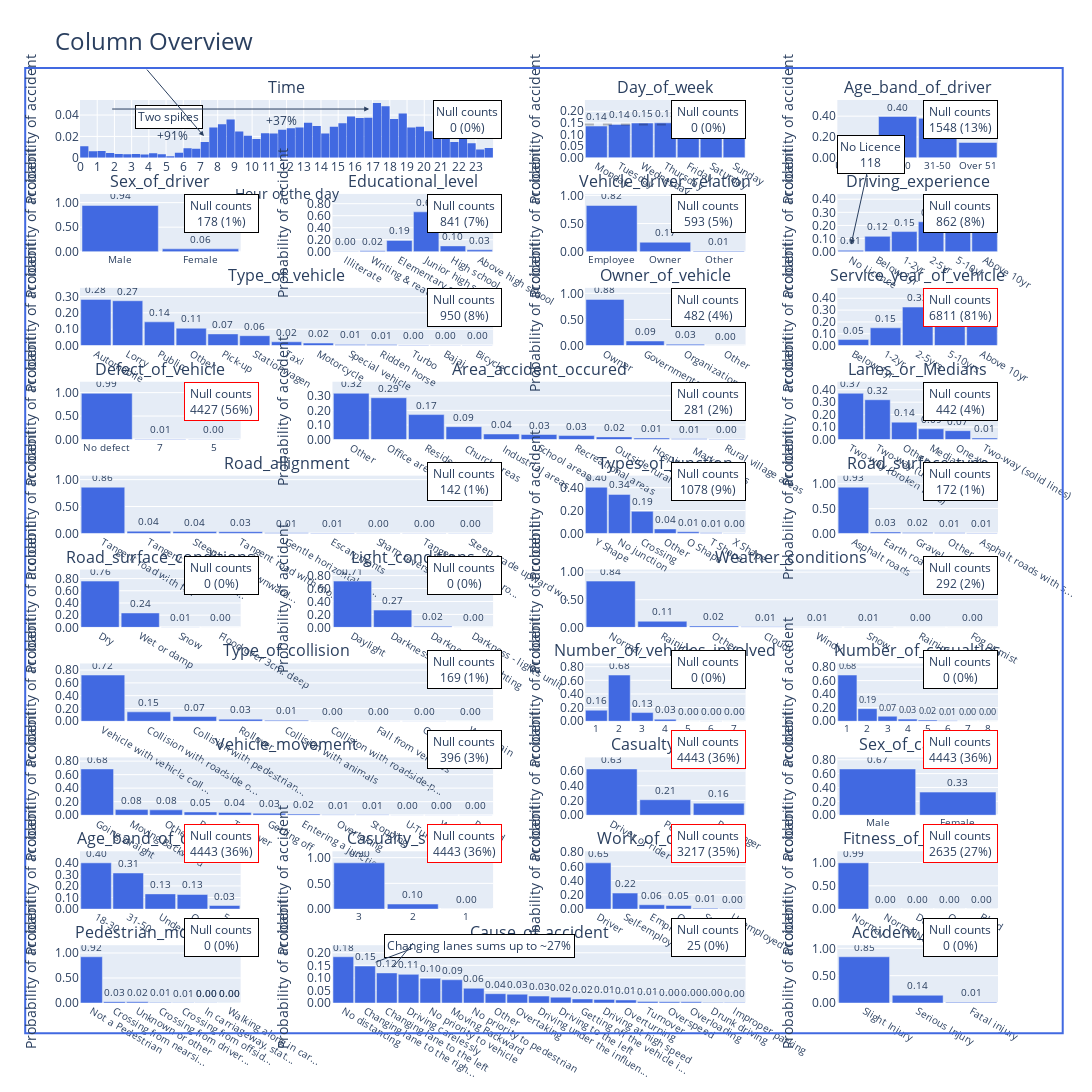

The notebook cell saved with this chart:
### Markdown cell above
# Univariate Analysis

### Code cell
fig = setup_summary_chart(accidents)
fig.show()

### Figure 1 — Plotly figure (JSON) as saved in the notebook; plotly's stock layout.template omitted (floating-point values rounded to 4 significant figures; data arrays with more than 128 entries replaced by an {"elided": "..."} marker saying what was removed)
{"data": [{"histnorm": "probability", "marker": {"color": "royalblue"}, "type": "histogram", "x": {"elided": "12316 float values"}, "xaxis": "x", "yaxis": "y"}, {"marker": {"color": "royalblue"}, "textfont": {"size": 10}, "textposition": "outside", "texttemplate": "%{y}", "type": "bar", "x": ["Friday", "Thursday", "Wednesday", "Tuesday", "Monday", "Saturday", "Sunday"], "xaxis": "x2", "y": [0.1657, 0.1503, 0.1494, 0.1437, 0.1365, 0.1353, 0.1191], "yaxis": "y2"}, {"marker": {"color": "royalblue"}, "textfont": {"size": 10}, "textposition": "outside", "texttemplate": "%{y}", "type": "bar", "x": ["18-30", "31-50", "Over 51", "Under 18"], "xaxis": "x3", "y": [0.3966, 0.3796, 0.1472, 0.07662], "yaxis": "y3"}, {"marker": {"color": "royalblue"}, "textfont": {"size": 10}, "textposition": "outside", "texttemplate": "%{y}", "type": "bar", "x": ["Male", "Female"], "xaxis": "x4", "y": [0.9422, 0.05775], "yaxis": "y4"}, {"marker": {"color": "royalblue"}, "textfont": {"size": 10}, "textposition": "outside", "texttemplate": "%{y}", "type": "bar", "x": ["Junior high school", "Elementary school", "High school", "Above high school", "Writing & reading", "Illiterate"], "xaxis": "x5", "y": [0.664, 0.1885, 0.09673, 0.03155, 0.01534, 0.003922], "yaxis": "y5"}, {"marker": {"color": "royalblue"}, "textfont": {"size": 10}, "textposition": "outside", "texttemplate": "%{y}", "type": "bar", "x": ["Employee", "Owner", "Other"], "xaxis": "x6", "y": [0.8212, 0.1683, 0.01049], "yaxis": "y6"}, {"marker": {"color": "royalblue"}, "textfont": {"size": 10}, "textposition": "outside", "texttemplate": "%{y}", "type": "bar", "x": ["5-10yr", "2-5yr", "Above 10yr", "1-2yr", "Below 1yr", "No Licence"], "xaxis": "x7", "y": [0.2936, 0.2281, 0.1975, 0.1533, 0.1172, 0.0103], "yaxis": "y7"}, {"marker": {"color": "royalblue"}, "textfont": {"size": 10}, "textposition": "outside", "texttemplate": "%{y}", "type": "bar", "x": ["Automobile", "Lorry", "Public", "Other", "Pick-up", "Stationwagen", "Taxi", "Motorcycle", "Special vehicle", "Ridden horse", "Turbo", "Bajaj", "Bicycle"], "xaxis": "x8", "y": [0.282, 0.2736, 0.1449, 0.1063, 0.07135, 0.06044, 0.02332, 0.01557, 0.00739, 0.006687, 0.004047, 0.002551, 0.001848], "yaxis": "y8"}, {"marker": {"color": "royalblue"}, "textfont": {"size": 10}, "textposition": "outside", "texttemplate": "%{y}", "type": "bar", "x": ["Owner", "Governmental", "Organization", "Other"], "xaxis": "x9", "y": [0.8838, 0.08797, 0.02636, 0.001859], "yaxis": "y9"}, {"marker": {"color": "royalblue"}, "textfont": {"size": 10}, "textposition": "outside", "texttemplate": "%{y}", "type": "bar", "x": ["2-5yrs", "Above 10yr", "5-10yrs", "1-2yr", "Below 1yr"], "xaxis": "x10", "y": [0.3255, 0.2405, 0.2325, 0.1502, 0.05123], "yaxis": "y10"}, {"marker": {"color": "royalblue"}, "textfont": {"size": 10}, "textposition": "outside", "texttemplate": "%{y}", "type": "bar", "x": ["No defect", "7", "5"], "xaxis": "x11", "y": [0.9858, 0.009634, 0.004563], "yaxis": "y11"}, {"marker": {"color": "royalblue"}, "textfont": {"size": 10}, "textposition": "outside", "texttemplate": "%{y}", "type": "bar", "x": ["Other", "Office areas", "Residential areas", " Church areas", " Industrial areas", "School areas", "Recreational areas", " Outside rural areas", " Hospital areas", "  Market areas", "Rural village areas"], "xaxis": "x12", "y": [0.3173, 0.2867, 0.1712, 0.08808, 0.03789, 0.03448, 0.02725, 0.01811, 0.01005, 0.005235, 0.003656], "yaxis": "y12"}, {"marker": {"color": "royalblue"}, "textfont": {"size": 10}, "textposition": "outside", "texttemplate": "%{y}", "type": "bar", "x": ["Two-way (broken lines)", "Two-way (undivided)", "Other", "Median strip", "One-way", "Two-way (solid lines)"], "xaxis": "x13", "y": [0.3715, 0.3197, 0.1398, 0.0859, 0.07116, 0.01196], "yaxis": "y13"}, {"marker": {"color": "royalblue"}, "textfont": {"size": 10}, "textposition": "outside", "texttemplate": "%{y}", "type": "bar", "x": ["Tangent road with fl...", "Tangent road with mi...", "Steep grade downward...", "Tangent road with mo...", "Gentle horizontal cu...", "Escarpments", "Sharp reverse curve", "Tangent road with ro...", "Steep grade upward w..."], "xaxis": "x14", "y": [0.8591, 0.04115, 0.03524, 0.03253, 0.01339, 0.009282, 0.004682, 0.003039, 0.001561], "yaxis": "y14"}, {"marker": {"color": "royalblue"}, "textfont": {"size": 10}, "textposition": "outside", "texttemplate": "%{y}", "type": "bar", "x": ["Y Shape", "No junction", "Crossing", "Other", "O Shape", "T Shape", "X Shape"], "xaxis": "x15", "y": [0.4043, 0.3414, 0.1937, 0.0396, 0.01459, 0.005339, 0.001068], "yaxis": "y15"}, {"marker": {"color": "royalblue"}, "textfont": {"size": 10}, "textposition": "outside", "texttemplate": "%{y}", "type": "bar", "x": ["Asphalt roads", "Earth roads", "Gravel roads", "Other", "Asphalt roads with s..."], "xaxis": "x16", "y": [0.9302, 0.02948, 0.01993, 0.01375, 0.00667], "yaxis": "y16"}, {"marker": {"color": "royalblue"}, "textfont": {"size": 10}, "textposition": "outside", "texttemplate": "%{y}", "type": "bar", "x": ["Dry", "Wet or damp", "Snow", "Flood over 3cm. deep"], "xaxis": "x17", "y": [0.7584, 0.2358, 0.005684, 0.0001624], "yaxis": "y17"}, {"marker": {"color": "royalblue"}, "textfont": {"size": 10}, "textposition": "outside", "texttemplate": "%{y}", "type": "bar", "x": ["Daylight", "Darkness - lights lit", "Darkness - no lighting", "Darkness - lights unlit"], "xaxis": "x18", "y": [0.7144, 0.2668, 0.01559, 0.003248], "yaxis": "y18"}, {"marker": {"color": "royalblue"}, "textfont": {"size": 10}, "textposition": "outside", "texttemplate": "%{y}", "type": "bar", "x": ["Normal", "Raining", "Other", "Cloudy", "Windy", "Snow", "Raining and Windy", "Fog or mist"], "xaxis": "x19", "y": [0.8369, 0.1107, 0.02462, 0.0104, 0.00815, 0.005073, 0.003327, 0.0008317], "yaxis": "y19"}, {"marker": {"color": "royalblue"}, "textfont": {"size": 10}, "textposition": "outside", "texttemplate": "%{y}", "type": "bar", "x": ["Vehicle with vehicle coll...", "Collision with roadside o...", "Collision with pedestrian...", "Rollover", "Collision with animals", "Collision with roadside-p...", "Fall from vehicles", "Other", "With Train"], "xaxis": "x20", "y": [0.7223, 0.147, 0.07376, 0.03268, 0.01408, 0.004446, 0.002799, 0.00214, 0.0007409], "yaxis": "y20"}, {"marker": {"color": "royalblue"}, "textfont": {"size": 10}, "textposition": "outside", "texttemplate": "%{y}", "type": "bar", "x": [2, 1, 3, 4, 6, 7, 5], "xaxis": "x21", "y": [0.6772, 0.1621, 0.1273, 0.02947, 0.00341, 0.0005684, 0], "yaxis": "y21"}, {"marker": {"color": "royalblue"}, "textfont": {"size": 10}, "textposition": "outside", "texttemplate": "%{y}", "type": "bar", "x": [1, 2, 3, 4, 5, 6, 7, 8], "xaxis": "x22", "y": [0.6818, 0.1859, 0.07381, 0.03199, 0.01681, 0.007226, 0.001786, 0.0006496], "yaxis": "y22"}, {"marker": {"color": "royalblue"}, "textfont": {"size": 10}, "textposition": "outside", "texttemplate": "%{y}", "type": "bar", "x": ["Going straight", "Moving Backward", "Other", "Reversing", "Turnover", "Getting off", "Entering a junction", "Overtaking", "Stopping", "U-Turn", "Waiting to go", "Parked"], "xaxis": "x23", "y": [0.6844, 0.08263, 0.07861, 0.04723, 0.04102, 0.02844, 0.01619, 0.008054, 0.005117, 0.004195, 0.003272, 0.0008389], "yaxis": "y23"}, {"marker": {"color": "royalblue"}, "textfont": {"size": 10}, "textposition": "outside", "texttemplate": "%{y}", "type": "bar", "x": ["Driver or rider", "Pedestrian", "Passenger"], "xaxis": "x24", "y": [0.628, 0.2095, 0.1626], "yaxis": "y24"}, {"marker": {"color": "royalblue"}, "textfont": {"size": 10}, "textposition": "outside", "texttemplate": "%{y}", "type": "bar", "x": ["Male", "Female"], "xaxis": "x25", "y": [0.6672, 0.3328], "yaxis": "y25"}, {"marker": {"color": "royalblue"}, "textfont": {"size": 10}, "textposition": "outside", "texttemplate": "%{y}", "type": "bar", "x": ["18-30", "31-50", "Under 18", "Over 51", "5"], "xaxis": "x26", "y": [0.3995, 0.3118, 0.1315, 0.1263, 0.03099], "yaxis": "y26"}, {"marker": {"color": "royalblue"}, "textfont": {"size": 10}, "textposition": "outside", "texttemplate": "%{y}", "type": "bar", "x": ["3", "2", "1"], "xaxis": "x27", "y": [0.8988, 0.09793, 0.003302], "yaxis": "y27"}, {"marker": {"color": "royalblue"}, "textfont": {"size": 10}, "textposition": "outside", "texttemplate": "%{y}", "type": "bar", "x": ["Driver", "Self-employed", "Employee", "Other", "Student", "Unemployed"], "xaxis": "x28", "y": [0.6488, 0.2246, 0.06078, 0.05088, 0.01132, 0.003627], "yaxis": "y28"}, {"marker": {"color": "royalblue"}, "textfont": {"size": 10}, "textposition": "outside", "texttemplate": "%{y}", "type": "bar", "x": ["Normal", "NormalNormal", "Deaf", "Other", "Blind"], "xaxis": "x29", "y": [0.9925, 0.001963, 0.001859, 0.001859, 0.001859], "yaxis": "y29"}, {"marker": {"color": "royalblue"}, "textfont": {"size": 10}, "textposition": "outside", "texttemplate": "%{y}", "type": "bar", "x": ["Not a Pedestrian", "Crossing from nearsi...", "Unknown or other", "Crossing from driver...", "Crossing from offsid...", "In carriageway, stat...", "Walking along in car...", "In carriageway, stat...", "Walking along in car..."], "xaxis": "x30", "y": [0.9248, 0.02736, 0.02379, 0.01137, 0.005846, 0.003735, 0.001462, 0.001056, 0.0005684], "yaxis": "y30"}, {"marker": {"color": "royalblue"}, "textfont": {"size": 10}, "textposition": "outside", "texttemplate": "%{y}", "type": "bar", "x": ["No distancing", "Changing lane to the righ...", "Changing lane to the left", "Driving carelessly", "No priority to vehicle", "Moving Backward", "No priority to pedestrian", "Other", "Overtaking", "Driving under the influen...", "Driving to the left", "Getting off the vehicle i...", "Driving at high speed", "Overturning", "Turnover", "Overspeed", "Overloading", "Drunk driving", "Improper parking"], "xaxis": "x31", "y": [0.1841, 0.1471, 0.1198, 0.1141, 0.0982, 0.09251, 0.05866, 0.0371, 0.03498, 0.02766, 0.02311, 0.01603, 0.01416, 0.01212, 0.006346, 0.004963, 0.0048, 0.002197, 0.002034], "yaxis": "y31"}, {"marker": {"color": "royalblue"}, "textfont": {"size": 10}, "textposition": "outside", "texttemplate": "%{y}", "type": "bar", "x": ["Slight Injury", "Serious Injury", "Fatal injury"], "xaxis": "x32", "y": [0.8456, 0.1415, 0.01283], "yaxis": "y32"}], "layout": {"annotations": [{"font": {"size": 16}, "showarrow": false, "text": "Time", "x": 0.225, "xanchor": "center", "xref": "paper", "y": 1, "yanchor": "bottom", "yref": "paper"}, {"font": {"size": 16}, "showarrow": false, "text": "Day_of_week", "x": 0.6375, "xanchor": "center", "xref": "paper", "y": 1, "yanchor": "bottom", "yref": "paper"}, {"font": {"size": 16}, "showarrow": false, "text": "Age_band_of_driver", "x": 0.9125, "xanchor": "center", "xref": "paper", "y": 1, "yanchor": "bottom", "yref": "paper"}, {"font": {"size": 16}, "showarrow": false, "text": "Sex_of_driver", "x": 0.0875, "xanchor": "center", "xref": "paper", "y": 0.896, "yanchor": "bottom", "yref": "paper"}, {"font": {"size": 16}, "showarrow": false, "text": "Educational_level", "x": 0.3625, "xanchor": "center", "xref": "paper", "y": 0.896, "yanchor": "bottom", "yref": "paper"}, {"font": {"size": 16}, "showarrow": false, "text": "Vehicle_driver_relation", "x": 0.6375, "xanchor": "center", "xref": "paper", "y": 0.896, "yanchor": "bottom", "yref": "paper"}, {"font": {"size": 16}, "showarrow": false, "text": "Driving_experience", "x": 0.9125, "xanchor": "center", "xref": "paper", "y": 0.896, "yanchor": "bottom", "yref": "paper"}, {"font": {"size": 16}, "showarrow": false, "text": "Type_of_vehicle", "x": 0.225, "xanchor": "center", "xref": "paper", "y": 0.792, "yanchor": "bottom", "yref": "paper"}, {"font": {"size": 16}, "showarrow": false, "text": "Owner_of_vehicle", "x": 0.6375, "xanchor": "center", "xref": "paper", "y": 0.792, "yanchor": "bottom", "yref": "paper"}, {"font": {"size": 16}, "showarrow": false, "text": "Service_year_of_vehicle", "x": 0.9125, "xanchor": "center", "xref": "paper", "y": 0.792, "yanchor": "bottom", "yref": "paper"}, {"font": {"size": 16}, "showarrow": false, "text": "Defect_of_vehicle", "x": 0.0875, "xanchor": "center", "xref": "paper", "y": 0.688, "yanchor": "bottom", "yref": "paper"}, {"font": {"size": 16}, "showarrow": false, "text": "Area_accident_occured", "x": 0.5, "xanchor": "center", "xref": "paper", "y": 0.688, "yanchor": "bottom", "yref": "paper"}, {"font": {"size": 16}, "showarrow": false, "text": "Lanes_or_Medians", "x": 0.9125, "xanchor": "center", "xref": "paper", "y": 0.688, "yanchor": "bottom", "yref": "paper"}, {"font": {"size": 16}, "showarrow": false, "text": "Road_allignment", "x": 0.225, "xanchor": "center", "xref": "paper", "y": 0.584, "yanchor": "bottom", "yref": "paper"}, {"font": {"size": 16}, "showarrow": false, "text": "Types_of_Junction", "x": 0.6375, "xanchor": "center", "xref": "paper", "y": 0.584, "yanchor": "bottom", "yref": "paper"}, {"font": {"size": 16}, "showarrow": false, "text": "Road_surface_type", "x": 0.9125, "xanchor": "center", "xref": "paper", "y": 0.584, "yanchor": "bottom", "yref": "paper"}, {"font": {"size": 16}, "showarrow": false, "text": "Road_surface_conditions", "x": 0.0875, "xanchor": "center", "xref": "paper", "y": 0.48, "yanchor": "bottom", "yref": "paper"}, {"font": {"size": 16}, "showarrow": false, "text": "Light_conditions", "x": 0.3625, "xanchor": "center", "xref": "paper", "y": 0.48, "yanchor": "bottom", "yref": "paper"}, {"font": {"size": 16}, "showarrow": false, "text": "Weather_conditions", "x": 0.775, "xanchor": "center", "xref": "paper", "y": 0.48, "yanchor": "bottom", "yref": "paper"}, {"font": {"size": 16}, "showarrow": false, "text": "Type_of_collision", "x": 0.225, "xanchor": "center", "xref": "paper", "y": 0.376, "yanchor": "bottom", "yref": "paper"}, {"font": {"size": 16}, "showarrow": false, "text": "Number_of_vehicles_involved", "x": 0.6375, "xanchor": "center", "xref": "paper", "y": 0.376, "yanchor": "bottom", "yref": "paper"}, {"font": {"size": 16}, "showarrow": false, "text": "Number_of_casualties", "x": 0.9125, "xanchor": "center", "xref": "paper", "y": 0.376, "yanchor": "bottom", "yref": "paper"}, {"font": {"size": 16}, "showarrow": false, "text": "Vehicle_movement", "x": 0.225, "xanchor": "center", "xref": "paper", "y": 0.272, "yanchor": "bottom", "yref": "paper"}, {"font": {"size": 16}, "showarrow": false, "text": "Casualty_class", "x": 0.6375, "xanchor": "center", "xref": "paper", "y": 0.272, "yanchor": "bottom", "yref": "paper"}, {"font": {"size": 16}, "showarrow": false, "text": "Sex_of_casualty", "x": 0.9125, "xanchor": "center", "xref": "paper", "y": 0.272, "yanchor": "bottom", "yref": "paper"}, {"font": {"size": 16}, "showarrow": false, "text": "Age_band_of_casualty", "x": 0.0875, "xanchor": "center", "xref": "paper", "y": 0.168, "yanchor": "bottom", "yref": "paper"}, {"font": {"size": 16}, "showarrow": false, "text": "Casualty_severity", "x": 0.3625, "xanchor": "center", "xref": "paper", "y": 0.168, "yanchor": "bottom", "yref": "paper"}, {"font": {"size": 16}, "showarrow": false, "text": "Work_of_casuality", "x": 0.6375, "xanchor": "center", "xref": "paper", "y": 0.168, "yanchor": "bottom", "yref": "paper"}, {"font": {"size": 16}, "showarrow": false, "text": "Fitness_of_casuality", "x": 0.9125, "xanchor": "center", "xref": "paper", "y": 0.168, "yanchor": "bottom", "yref": "paper"}, {"font": {"size": 16}, "showarrow": false, "text": "Pedestrian_movement", "x": 0.0875, "xanchor": "center", "xref": "paper", "y": 0.064, "yanchor": "bottom", "yref": "paper"}, {"font": {"size": 16}, "showarrow": false, "text": "Cause_of_accident", "x": 0.5, "xanchor": "center", "xref": "paper", "y": 0.064, "yanchor": "bottom", "yref": "paper"}, {"font": {"size": 16}, "showarrow": false, "text": "Accident_severity", "x": 0.9125, "xanchor": "center", "xref": "paper", "y": 0.064, "yanchor": "bottom", "yref": "paper"}, {"bgcolor": "white", "bordercolor": "black", "borderpad": 2.4, "showarrow": false, "text": "Null counts<br>0 (0%)", "x": 0.4217, "xref": "paper", "y": 1, "yref": "paper"}, {"bgcolor": "white", "bordercolor": "black", "borderpad": 2.4, "showarrow": false, "text": " Null counts <br>0 (0%)", "x": 0.725, "xref": "paper", "y": 1, "yref": "paper"}, {"bgcolor": "white", "bordercolor": "black", "borderpad": 2.4, "showarrow": false, "text": " Null counts <br>1548 (13%)", "x": 1, "xref": "paper", "y": 1, "yref": "paper"}, {"bgcolor": "white", "bordercolor": "black", "borderpad": 2.4, "showarrow": false, "text": " Null counts <br>178 (1%)", "x": 0.113, "xref": "paper", "y": 0.896, "yref": "paper"}, {"bgcolor": "white", "bordercolor": "black", "borderpad": 2.4, "showarrow": false, "text": " Null counts <br>841 (7%)", "x": 0.419, "xref": "paper", "y": 0.896, "yref": "paper"}, {"bgcolor": "white", "bordercolor": "black", "borderpad": 2.4, "showarrow": false, "text": " Null counts <br>593 (5%)", "x": 0.725, "xref": "paper", "y": 0.896, "yref": "paper"}, {"bgcolor": "white", "bordercolor": "black", "borderpad": 2.4, "showarrow": false, "text": " Null counts <br>862 (8%)", "x": 1, "xref": "paper", "y": 0.896, "yref": "paper"}, {"bgcolor": "white", "bordercolor": "black", "borderpad": 2.4, "showarrow": false, "text": " Null counts <br>950 (8%)", "x": 0.419, "xref": "paper", "y": 0.792, "yref": "paper"}, {"bgcolor": "white", "bordercolor": "black", "borderpad": 2.4, "showarrow": false, "text": " Null counts <br>482 (4%)", "x": 0.725, "xref": "paper", "y": 0.792, "yref": "paper"}, {"bgcolor": "white", "bordercolor": "red", "borderpad": 2.4, "showarrow": false, "text": " Null counts <br>6811 (81%)", "x": 1, "xref": "paper", "y": 0.792, "yref": "paper"}, {"bgcolor": "white", "bordercolor": "red", "borderpad": 2.4, "showarrow": false, "text": " Null counts <br>4427 (56%)", "x": 0.113, "xref": "paper", "y": 0.688, "yref": "paper"}, {"bgcolor": "white", "bordercolor": "black", "borderpad": 2.4, "showarrow": false, "text": " Null counts <br>281 (2%)", "x": 0.725, "xref": "paper", "y": 0.688, "yref": "paper"}, {"bgcolor": "white", "bordercolor": "black", "borderpad": 2.4, "showarrow": false, "text": " Null counts <br>442 (4%)", "x": 1, "xref": "paper", "y": 0.688, "yref": "paper"}, {"bgcolor": "white", "bordercolor": "black", "borderpad": 2.4, "showarrow": false, "text": " Null counts <br>142 (1%)", "x": 0.419, "xref": "paper", "y": 0.577, "yref": "paper"}, {"bgcolor": "white", "bordercolor": "black", "borderpad": 2.4, "showarrow": false, "text": " Null counts <br>1078 (9%)", "x": 0.725, "xref": "paper", "y": 0.577, "yref": "paper"}, {"bgcolor": "white", "bordercolor": "black", "borderpad": 2.4, "showarrow": false, "text": " Null counts <br>172 (1%)", "x": 1, "xref": "paper", "y": 0.577, "yref": "paper"}, {"bgcolor": "white", "bordercolor": "black", "borderpad": 2.4, "showarrow": false, "text": " Null counts <br>0 (0%)", "x": 0.113, "xref": "paper", "y": 0.4735, "yref": "paper"}, {"bgcolor": "white", "bordercolor": "black", "borderpad": 2.4, "showarrow": false, "text": " Null counts <br>0 (0%)", "x": 0.419, "xref": "paper", "y": 0.4735, "yref": "paper"}, {"bgcolor": "white", "bordercolor": "black", "borderpad": 2.4, "showarrow": false, "text": " Null counts <br>292 (2%)", "x": 1, "xref": "paper", "y": 0.4735, "yref": "paper"}, {"bgcolor": "white", "bordercolor": "black", "borderpad": 2.4, "showarrow": false, "text": " Null counts <br>169 (1%)", "x": 0.419, "xref": "paper", "y": 0.3695, "yref": "paper"}, {"bgcolor": "white", "bordercolor": "black", "borderpad": 2.4, "showarrow": false, "text": " Null counts <br>0 (0%)", "x": 0.725, "xref": "paper", "y": 0.3695, "yref": "paper"}, {"bgcolor": "white", "bordercolor": "black", "borderpad": 2.4, "showarrow": false, "text": " Null counts <br>0 (0%)", "x": 1, "xref": "paper", "y": 0.3695, "yref": "paper"}, {"bgcolor": "white", "bordercolor": "black", "borderpad": 2.4, "showarrow": false, "text": " Null counts <br>396 (3%)", "x": 0.419, "xref": "paper", "y": 0.2586, "yref": "paper"}, {"bgcolor": "white", "bordercolor": "red", "borderpad": 2.4, "showarrow": false, "text": " Null counts <br>4443 (36%)", "x": 0.725, "xref": "paper", "y": 0.2586, "yref": "paper"}, {"bgcolor": "white", "bordercolor": "red", "borderpad": 2.4, "showarrow": false, "text": " Null counts <br>4443 (36%)", "x": 1, "xref": "paper", "y": 0.2586, "yref": "paper"}, {"bgcolor": "white", "bordercolor": "red", "borderpad": 2.4, "showarrow": false, "text": " Null counts <br>4443 (36%)", "x": 0.113, "xref": "paper", "y": 0.155, "yref": "paper"}, {"bgcolor": "white", "bordercolor": "red", "borderpad": 2.4, "showarrow": false, "text": " Null counts <br>4443 (36%)", "x": 0.419, "xref": "paper", "y": 0.155, "yref": "paper"}, {"bgcolor": "white", "bordercolor": "red", "borderpad": 2.4, "showarrow": false, "text": " Null counts <br>3217 (35%)", "x": 0.725, "xref": "paper", "y": 0.155, "yref": "paper"}, {"bgcolor": "white", "bordercolor": "red", "borderpad": 2.4, "showarrow": false, "text": " Null counts <br>2635 (27%)", "x": 1, "xref": "paper", "y": 0.155, "yref": "paper"}, {"bgcolor": "white", "bordercolor": "black", "borderpad": 2.4, "showarrow": false, "text": " Null counts <br>0 (0%)", "x": 0.113, "xref": "paper", "y": 0.051, "yref": "paper"}, {"bgcolor": "white", "bordercolor": "black", "borderpad": 2.4, "showarrow": false, "text": " Null counts <br>25 (0%)", "x": 0.725, "xref": "paper", "y": 0.051, "yref": "paper"}, {"bgcolor": "white", "bordercolor": "black", "borderpad": 2.4, "showarrow": false, "text": " Null counts <br>0 (0%)", "x": 1, "xref": "paper", "y": 0.051, "yref": "paper"}, {"bgcolor": "white", "bordercolor": "black", "borderpad": 2.4, "showarrow": false, "text": "Two spikes", "x": 0.06, "xref": "paper", "y": 0.994, "yref": "paper"}, {"arrowhead": 2, "ax": -60, "ay": -70, "x": 0.135, "xref": "paper", "y": 0.96, "yref": "paper"}, {"showarrow": false, "text": "+91%", "x": 0.082, "xref": "paper", "y": 0.972, "yref": "paper"}, {"arrowhead": 2, "ax": -260, "ay": 0, "x": 0.315, "xref": "paper", "y": 0.99, "yref": "paper"}, {"showarrow": false, "text": "+37%", "x": 0.2, "xref": "paper", "y": 0.989, "yref": "paper"}, {"arrowhead": 2, "ax": 20, "ay": -90, "bgcolor": "white", "bordercolor": "black", "borderpad": 2.4, "text": "No Licence<br>118", "x": 0.84, "xref": "paper", "y": 0.84, "yref": "paper"}, {"bgcolor": "white", "bordercolor": "black", "borderpad": 2.4, "showarrow": false, "text": "Changing lanes sums up to ~27%", "x": 0.435, "xref": "paper", "y": 0.05, "yref": "paper"}, {"ax": 40, "ay": -15, "x": 0.322, "xref": "paper", "y": 0.0452, "yref": "paper"}, {"ax": 23, "ay": -28, "x": 0.341, "xref": "paper", "y": 0.0395, "yref": "paper"}], "bargap": 0.05, "height": 3000, "shapes": [{"line": {"color": "RoyalBlue", "width": 2}, "type": "rect", "x0": -0.0597, "x1": 1.071, "xref": "paper", "y0": -0.0334, "y1": 1.035, "yref": "paper"}, {"line": {"color": "rgba(0, 0, 0, 0.25)", "dash": "dash"}, "type": "line", "x0": 0, "x1": 1, "xref": "x2 domain", "y0": 0.1429, "y1": 0.1429, "yref": "y2"}], "showlegend": false, "title": {"font": {"size": 24}, "text": "Column Overview"}, "width": 1500, "xaxis": {"anchor": "y", "domain": [0, 0.45], "fixedrange": true, "showgrid": true, "tickmode": "array", "tickvals": [0, 1, 2, 3, 4, 5, 6, 7, 8, 9, 10, 11, 12, 13, 14, 15, 16, 17, 18, 19, 20, 21, 22, 23], "title": {"text": "Hour of the day"}}, "xaxis10": {"anchor": "y10", "categoryarray": ["Below 1yr", "1-2yr", "2-5yrs", "5-10yrs", "Above 10yr"], "categoryorder": "array", "domain": [0.825, 1], "fixedrange": true, "tickfont": {"size": 10}}, "xaxis11": {"anchor": "y11", "domain": [0, 0.175], "fixedrange": true, "tickfont": {"size": 10}}, "xaxis12": {"anchor": "y12", "domain": [0.275, 0.725], "fixedrange": true, "tickfont": {"size": 10}}, "xaxis13": {"anchor": "y13", "domain": [0.825, 1], "fixedrange": true, "tickfont": {"size": 10}}, "xaxis14": {"anchor": "y14", "domain": [0, 0.45], "fixedrange": true, "tickfont": {"size": 10}}, "xaxis15": {"anchor": "y15", "domain": [0.55, 0.725], "fixedrange": true, "tickfont": {"size": 10}}, "xaxis16": {"anchor": "y16", "domain": [0.825, 1], "fixedrange": true, "tickfont": {"size": 10}}, "xaxis17": {"anchor": "y17", "domain": [0, 0.175], "fixedrange": true, "tickfont": {"size": 10}}, "xaxis18": {"anchor": "y18", "domain": [0.275, 0.45], "fixedrange": true, "tickfont": {"size": 10}}, "xaxis19": {"anchor": "y19", "domain": [0.55, 1], "fixedrange": true, "tickfont": {"size": 10}}, "xaxis2": {"anchor": "y2", "categoryarray": ["Monday", "Tuesday", "Wednesday", "Thursday", "Friday", "Saturday", "Sunday"], "categoryorder": "array", "domain": [0.55, 0.725], "fixedrange": true, "tickfont": {"size": 10}}, "xaxis20": {"anchor": "y20", "domain": [0, 0.45], "fixedrange": true, "tickfont": {"size": 10}}, "xaxis21": {"anchor": "y21", "domain": [0.55, 0.725], "fixedrange": true, "tickfont": {"size": 10}, "tickvals": [2, 1, 3, 4, 6, 7, 5]}, "xaxis22": {"anchor": "y22", "domain": [0.825, 1], "fixedrange": true, "tickfont": {"size": 10}, "tickvals": [1, 2, 3, 4, 5, 6, 7, 8]}, "xaxis23": {"anchor": "y23", "domain": [0, 0.45], "fixedrange": true, "tickfont": {"size": 10}}, "xaxis24": {"anchor": "y24", "domain": [0.55, 0.725], "fixedrange": true, "tickfont": {"size": 10}}, "xaxis25": {"anchor": "y25", "domain": [0.825, 1], "fixedrange": true, "tickfont": {"size": 10}}, "xaxis26": {"anchor": "y26", "domain": [0, 0.175], "fixedrange": true, "tickfont": {"size": 10}}, "xaxis27": {"anchor": "y27", "domain": [0.275, 0.45], "fixedrange": true, "tickfont": {"size": 10}}, "xaxis28": {"anchor": "y28", "domain": [0.55, 0.725], "fixedrange": true, "tickfont": {"size": 10}}, "xaxis29": {"anchor": "y29", "domain": [0.825, 1], "fixedrange": true, "tickfont": {"size": 10}}, "xaxis3": {"anchor": "y3", "categoryarray": ["Under 18", "18-30", "31-50", "Over 51"], "categoryorder": "array", "domain": [0.825, 1], "fixedrange": true, "tickfont": {"size": 10}}, "xaxis30": {"anchor": "y30", "domain": [0, 0.175], "fixedrange": true, "tickfont": {"size": 10}}, "xaxis31": {"anchor": "y31", "domain": [0.275, 0.725], "fixedrange": true, "tickfont": {"size": 10}}, "xaxis32": {"anchor": "y32", "domain": [0.825, 1], "fixedrange": true, "tickfont": {"size": 10}}, "xaxis4": {"anchor": "y4", "domain": [0, 0.175], "fixedrange": true, "tickfont": {"size": 10}}, "xaxis5": {"anchor": "y5", "categoryarray": ["Illiterate", "Writing & reading", "Elementary school", "Junior high school", "High school", "Above high school"], "categoryorder": "array", "domain": [0.275, 0.45], "fixedrange": true, "tickfont": {"size": 10}}, "xaxis6": {"anchor": "y6", "domain": [0.55, 0.725], "fixedrange": true, "tickfont": {"size": 10}}, "xaxis7": {"anchor": "y7", "categoryarray": ["No Licence", "Below 1yr", "1-2yr", "2-5yr", "5-10yr", "Above 10yr"], "categoryorder": "array", "domain": [0.825, 1], "fixedrange": true, "tickfont": {"size": 10}}, "xaxis8": {"anchor": "y8", "categoryorder": "array", "domain": [0, 0.45], "fixedrange": true, "tickfont": {"size": 10}}, "xaxis9": {"anchor": "y9", "domain": [0.55, 0.725], "fixedrange": true, "tickfont": {"size": 10}}, "yaxis": {"anchor": "x", "domain": [0.936, 1], "fixedrange": true, "showgrid": true, "title": {"text": "Probability of accident"}}, "yaxis10": {"anchor": "x10", "domain": [0.728, 0.792], "fixedrange": true, "range": [0, 0.4883], "showgrid": true, "tickformat": ".2f", "title": {"text": "Probability of accident"}}, "yaxis11": {"anchor": "x11", "domain": [0.624, 0.688], "fixedrange": true, "range": [0, 1.232], "showgrid": true, "tickformat": ".2f", "title": {"text": "Probability of accident"}}, "yaxis12": {"anchor": "x12", "domain": [0.624, 0.688], "fixedrange": true, "range": [0, 0.3967], "showgrid": true, "tickformat": ".2f", "title": {"text": "Probability of accident"}}, "yaxis13": {"anchor": "x13", "domain": [0.624, 0.688], "fixedrange": true, "range": [0, 0.4644], "showgrid": true, "tickformat": ".2f", "title": {"text": "Probability of accident"}}, "yaxis14": {"anchor": "x14", "domain": [0.52, 0.584], "fixedrange": true, "range": [0, 1.074], "showgrid": true, "tickformat": ".2f", "title": {"text": "Probability of accident"}}, "yaxis15": {"anchor": "x15", "domain": [0.52, 0.584], "fixedrange": true, "range": [0, 0.5053], "showgrid": true, "tickformat": ".2f", "title": {"text": "Probability of accident"}}, "yaxis16": {"anchor": "x16", "domain": [0.52, 0.584], "fixedrange": true, "range": [0, 1.163], "showgrid": true, "tickformat": ".2f", "title": {"text": "Probability of accident"}}, "yaxis17": {"anchor": "x17", "domain": [0.416, 0.48], "fixedrange": true, "range": [0, 0.948], "showgrid": true, "tickformat": ".2f", "title": {"text": "Probability of accident"}}, "yaxis18": {"anchor": "x18", "domain": [0.416, 0.48], "fixedrange": true, "range": [0, 0.8929], "showgrid": true, "tickformat": ".2f", "title": {"text": "Probability of accident"}}, "yaxis19": {"anchor": "x19", "domain": [0.416, 0.48], "fixedrange": true, "range": [0, 1.046], "showgrid": true, "tickformat": ".2f", "title": {"text": "Probability of accident"}}, "yaxis2": {"anchor": "x2", "domain": [0.936, 1], "fixedrange": true, "range": [0, 0.2486], "showgrid": true, "tickformat": ".2f", "title": {"text": "Probability of accident"}}, "yaxis20": {"anchor": "x20", "domain": [0.312, 0.376], "fixedrange": true, "range": [0, 0.9029], "showgrid": true, "tickformat": ".2f", "title": {"text": "Probability of accident"}}, "yaxis21": {"anchor": "x21", "domain": [0.312, 0.376], "fixedrange": true, "range": [0, 0.8465], "showgrid": true, "tickformat": ".2f", "title": {"text": "Probability of accident"}}, "yaxis22": {"anchor": "x22", "domain": [0.312, 0.376], "fixedrange": true, "range": [0, 0.8522], "showgrid": true, "tickformat": ".2f", "title": {"text": "Probability of accident"}}, "yaxis23": {"anchor": "x23", "domain": [0.208, 0.272], "fixedrange": true, "range": [0, 0.8555], "showgrid": true, "tickformat": ".2f", "title": {"text": "Probability of accident"}}, "yaxis24": {"anchor": "x24", "domain": [0.208, 0.272], "fixedrange": true, "range": [0, 0.785], "showgrid": true, "tickformat": ".2f", "title": {"text": "Probability of accident"}}, "yaxis25": {"anchor": "x25", "domain": [0.208, 0.272], "fixedrange": true, "range": [0, 0.834], "showgrid": true, "tickformat": ".2f", "title": {"text": "Probability of accident"}}, "yaxis26": {"anchor": "x26", "domain": [0.104, 0.168], "fixedrange": true, "range": [0, 0.4993], "showgrid": true, "tickformat": ".2f", "title": {"text": "Probability of accident"}}, "yaxis27": {"anchor": "x27", "domain": [0.104, 0.168], "fixedrange": true, "range": [0, 1.123], "showgrid": true, "tickformat": ".2f", "title": {"text": "Probability of accident"}}, "yaxis28": {"anchor": "x28", "domain": [0.104, 0.168], "fixedrange": true, "range": [0, 0.8109], "showgrid": true, "tickformat": ".2f", "title": {"text": "Probability of accident"}}, "yaxis29": {"anchor": "x29", "domain": [0.104, 0.168], "fixedrange": true, "range": [0, 1.241], "showgrid": true, "tickformat": ".2f", "title": {"text": "Probability of accident"}}, "yaxis3": {"anchor": "x3", "domain": [0.936, 1], "fixedrange": true, "range": [0, 0.5553], "showgrid": true, "tickformat": ".2f", "title": {"text": "Probability of accident"}}, "yaxis30": {"anchor": "x30", "domain": [0, 0.064], "fixedrange": true, "range": [0, 1.156], "showgrid": true, "tickformat": ".2f", "title": {"text": "Probability of accident"}}, "yaxis31": {"anchor": "x31", "domain": [0, 0.064], "fixedrange": true, "range": [0, 0.2301], "showgrid": true, "tickformat": ".2f", "title": {"text": "Probability of accident"}}, "yaxis32": {"anchor": "x32", "domain": [0, 0.064], "fixedrange": true, "range": [0, 1.057], "showgrid": true, "tickformat": ".2f", "title": {"text": "Probability of accident"}}, "yaxis4": {"anchor": "x4", "domain": [0.832, 0.896], "fixedrange": true, "range": [0, 1.178], "showgrid": true, "tickformat": ".2f", "title": {"text": "Probability of accident"}}, "yaxis5": {"anchor": "x5", "domain": [0.832, 0.896], "fixedrange": true, "range": [0, 0.9627], "showgrid": true, "tickformat": ".2f", "title": {"text": "Probability of accident"}}, "yaxis6": {"anchor": "x6", "domain": [0.832, 0.896], "fixedrange": true, "range": [0, 1.027], "showgrid": true, "tickformat": ".2f", "title": {"text": "Probability of accident"}}, "yaxis7": {"anchor": "x7", "domain": [0.832, 0.896], "fixedrange": true, "range": [0, 0.4404], "showgrid": true, "tickformat": ".2f", "title": {"text": "Probability of accident"}}, "yaxis8": {"anchor": "x8", "domain": [0.728, 0.792], "fixedrange": true, "range": [0, 0.3525], "showgrid": true, "tickformat": ".2f", "title": {"text": "Probability of accident"}}, "yaxis9": {"anchor": "x9", "domain": [0.728, 0.792], "fixedrange": true, "range": [0, 1.105], "showgrid": true, "tickformat": ".2f", "title": {"text": "Probability of accident"}}}}
